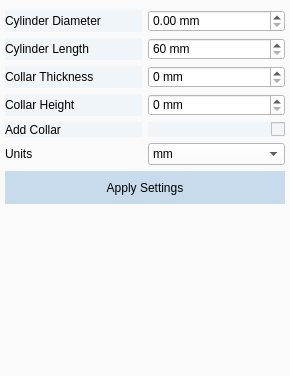
<?xml version="1.0" encoding="UTF-8"?>
<ui version="4.0">
 <class>Cylinder_View</class>
 <widget class="QWidget" name="Cylinder_View">
  <property name="geometry">
   <rect>
    <x>0</x>
    <y>0</y>
    <width>290</width>
    <height>376</height>
   </rect>
  </property>
  <property name="sizePolicy">
   <sizepolicy hsizetype="Preferred" vsizetype="Minimum">
    <horstretch>0</horstretch>
    <verstretch>0</verstretch>
   </sizepolicy>
  </property>
  <property name="minimumSize">
   <size>
    <width>290</width>
    <height>290</height>
   </size>
  </property>
  <property name="maximumSize">
   <size>
    <width>16777215</width>
    <height>600</height>
   </size>
  </property>
  <property name="windowTitle">
   <string>Form</string>
  </property>
  <property name="styleSheet">
   <string notr="true">background-color: rgb(250,250,250);</string>
  </property>
  <layout class="QVBoxLayout" name="verticalLayout">
   <property name="leftMargin">
    <number>5</number>
   </property>
   <property name="topMargin">
    <number>10</number>
   </property>
   <property name="rightMargin">
    <number>5</number>
   </property>
   <property name="bottomMargin">
    <number>5</number>
   </property>
   <item>
    <layout class="QGridLayout" name="gridLayout">
     <property name="sizeConstraint">
      <enum>QLayout::SetMinimumSize</enum>
     </property>
     <property name="leftMargin">
      <number>0</number>
     </property>
     <property name="topMargin">
      <number>0</number>
     </property>
     <property name="rightMargin">
      <number>0</number>
     </property>
     <property name="bottomMargin">
      <number>0</number>
     </property>
     <item row="5" column="0">
      <widget class="QLabel" name="label_units">
       <property name="text"><string>Units</string></property>
       <property name="styleSheet"><string notr="true">color: rgb(0, 0, 0);</string></property>
       <property name="buddy"><cstring>combobox_units</cstring></property>
      </widget>
     </item>
     <item row="5" column="1">
      <widget class="QComboBox" name="combobox_units">
       <property name="styleSheet"><string notr="true">background-color: rgb(255, 255, 255);
color: rgb(0, 0, 0);</string></property>
       <item><property name="text"><string>mm</string></property></item>
       <item><property name="text"><string>cm</string></property></item>
      </widget>
     </item>
     <item row="0" column="0">
      <widget class="QLabel" name="label">
       <property name="sizePolicy">
        <sizepolicy hsizetype="Preferred" vsizetype="Preferred">
         <horstretch>2</horstretch>
         <verstretch>0</verstretch>
        </sizepolicy>
       </property>
       <property name="styleSheet">
        <string notr="true">background-color: rgb(240, 245, 250);
color: rgb(0, 0, 0);</string>
       </property>
       <property name="text">
        <string>Cylinder Diameter</string>
       </property>
       <property name="buddy">
        <cstring>spinbox_diameter</cstring>
       </property>
      </widget>
     </item>
     <item row="0" column="1">
      <widget class="QDoubleSpinBox" name="spinbox_diameter">
       <property name="sizePolicy">
        <sizepolicy hsizetype="Expanding" vsizetype="Fixed">
         <horstretch>2</horstretch>
         <verstretch>0</verstretch>
        </sizepolicy>
       </property>
       <property name="minimumSize">
        <size>
         <width>135</width>
         <height>0</height>
        </size>
       </property>
       <property name="maximumSize">
        <size>
         <width>16777215</width>
         <height>16777215</height>
        </size>
       </property>
       <property name="styleSheet">
        <string notr="true">background-color: rgb(255, 255, 255);
color: rgb(0, 0, 0);</string>
       </property>
       <property name="suffix">
        <string> mm</string>
       </property>
      </widget>
     </item>
     <item row="1" column="0">
      <widget class="QLabel" name="label_2">
       <property name="sizePolicy">
        <sizepolicy hsizetype="Preferred" vsizetype="Preferred">
         <horstretch>2</horstretch>
         <verstretch>0</verstretch>
        </sizepolicy>
       </property>
       <property name="styleSheet">
        <string notr="true">background-color: rgb(240, 245, 250);
color: rgb(0, 0, 0);</string>
       </property>
       <property name="text">
        <string>Cylinder Length</string>
       </property>
       <property name="buddy">
        <cstring>spinbox_length</cstring>
       </property>
      </widget>
     </item>
     <item row="1" column="1">
      <widget class="QDoubleSpinBox" name="spinbox_length">
       <property name="sizePolicy">
        <sizepolicy hsizetype="Expanding" vsizetype="Fixed">
         <horstretch>2</horstretch>
         <verstretch>0</verstretch>
        </sizepolicy>
       </property>
       <property name="minimumSize">
        <size>
         <width>135</width>
         <height>0</height>
        </size>
       </property>
       <property name="maximumSize">
        <size>
         <width>16777215</width>
         <height>16777215</height>
        </size>
       </property>
       <property name="styleSheet">
        <string notr="true">background-color: rgb(255, 255, 255);
color: rgb(0, 0, 0);</string>
       </property>
       <property name="decimals"><number>0</number></property>
       <property name="suffix">
        <string> mm</string>
       </property>
       <property name="minimum">
        <number>60</number>
       </property>
       <property name="maximum">
        <number>300</number>
       </property>
      </widget>
     </item>
     <item row="2" column="0">
      <widget class="QLabel" name="label_4">
       <property name="sizePolicy">
        <sizepolicy hsizetype="Preferred" vsizetype="Preferred">
         <horstretch>2</horstretch>
         <verstretch>0</verstretch>
        </sizepolicy>
       </property>
       <property name="styleSheet">
        <string notr="true">background-color: rgb(240, 245, 250);
color: rgb(0, 0, 0);</string>
       </property>
       <property name="text">
        <string>Collar Thickness</string>
       </property>
      </widget>
     </item>
     <item row="2" column="1">
      <widget class="QDoubleSpinBox" name="spinbox_base_thickness">
       <property name="sizePolicy">
        <sizepolicy hsizetype="Expanding" vsizetype="Fixed">
         <horstretch>2</horstretch>
         <verstretch>0</verstretch>
        </sizepolicy>
       </property>
       <property name="styleSheet">
        <string notr="true">background-color: rgb(255, 255, 255);
color: rgb(0, 0, 0);</string>
       </property>
       <property name="decimals"><number>0</number></property>
       <property name="maximum"><double>99.000000000000000</double></property>
       <property name="suffix">
        <string> mm</string>
       </property>
      </widget>
     </item>
     <item row="3" column="0">
      <widget class="QLabel" name="label_5">
       <property name="sizePolicy">
        <sizepolicy hsizetype="Preferred" vsizetype="Preferred">
         <horstretch>2</horstretch>
         <verstretch>0</verstretch>
        </sizepolicy>
       </property>
       <property name="styleSheet">
        <string notr="true">background-color: rgb(240, 245, 250);
color: rgb(0, 0, 0);</string>
       </property>
       <property name="text">
        <string>Collar Height</string>
       </property>
      </widget>
     </item>
     <item row="3" column="1">
      <widget class="QDoubleSpinBox" name="spinbox_base_height">
       <property name="sizePolicy">
        <sizepolicy hsizetype="Expanding" vsizetype="Fixed">
         <horstretch>2</horstretch>
         <verstretch>0</verstretch>
        </sizepolicy>
       </property>
       <property name="styleSheet">
        <string notr="true">background-color: rgb(255, 255, 255);
color: rgb(0, 0, 0);</string>
       </property>
       <property name="decimals"><number>0</number></property>
       <property name="maximum"><double>99.000000000000000</double></property>
       <property name="suffix">
        <string> mm</string>
       </property>
       <property name="singleStep">
        <number>1</number>
       </property>
       <property name="value">
        <number>0</number>
       </property>
      </widget>
     </item>
     <item row="4" column="0">
      <widget class="QLabel" name="label_3">
       <property name="sizePolicy">
        <sizepolicy hsizetype="Preferred" vsizetype="Preferred">
         <horstretch>2</horstretch>
         <verstretch>0</verstretch>
        </sizepolicy>
       </property>
       <property name="styleSheet">
        <string notr="true">background-color: rgb(240, 245, 250);
color: rgb(0, 0, 0);</string>
       </property>
       <property name="text">
        <string>Add Collar</string>
       </property>
       <property name="buddy">
        <cstring>cb_add_base</cstring>
       </property>
      </widget>
     </item>
     <item row="4" column="1">
      <widget class="QCheckBox" name="cb_add_base">
       <property name="sizePolicy">
        <sizepolicy hsizetype="Expanding" vsizetype="Fixed">
         <horstretch>2</horstretch>
         <verstretch>0</verstretch>
        </sizepolicy>
       </property>
       <property name="minimumSize">
        <size>
         <width>100</width>
         <height>0</height>
        </size>
       </property>
       <property name="maximumSize">
        <size>
         <width>1000</width>
         <height>16777215</height>
        </size>
       </property>
       <property name="layoutDirection">
        <enum>Qt::RightToLeft</enum>
       </property>
       <property name="styleSheet">
        <string notr="true">QCheckBox {
    background-color: rgb(240, 245, 250);
}
</string>
       </property>
       <property name="text">
        <string/>
       </property>
       <property name="iconSize">
        <size>
         <width>16</width>
         <height>16</height>
        </size>
       </property>
       <property name="checked">
        <bool>false</bool>
       </property>
      </widget>
     </item>
    </layout>
   </item>
   <item>
    <widget class="QPushButton" name="btn_apply_settings">
     <property name="sizePolicy">
      <sizepolicy hsizetype="Expanding" vsizetype="Fixed">
       <horstretch>2</horstretch>
       <verstretch>0</verstretch>
      </sizepolicy>
     </property>
     <property name="minimumSize">
      <size>
       <width>240</width>
       <height>33</height>
      </size>
     </property>
     <property name="maximumSize">
      <size>
       <width>1000</width>
       <height>16777215</height>
      </size>
     </property>
     <property name="styleSheet">
      <string notr="true">QPushButton {
	color: rgb(0, 0, 0);
	background-color: rgb(199, 219, 237);
	border: 0px solid;
}
QPushButton:hover {
	color: rgb(250,250,250);
	background-color: rgb(48, 88, 162);
}
QPushButton:pressed {
	color: rgb(250,250,250);
	background-color: rgb(28, 44, 81);
}</string>
     </property>
     <property name="text">
      <string>Apply Settings</string>
     </property>
    </widget>
   </item>
   <item>
    <spacer name="verticalSpacer">
     <property name="orientation">
      <enum>Qt::Vertical</enum>
     </property>
     <property name="sizeHint" stdset="0">
      <size>
       <width>280</width>
       <height>270</height>
      </size>
     </property>
    </spacer>
   </item>
  </layout>
 </widget>
 <resources/>
 <connections/>
</ui>
